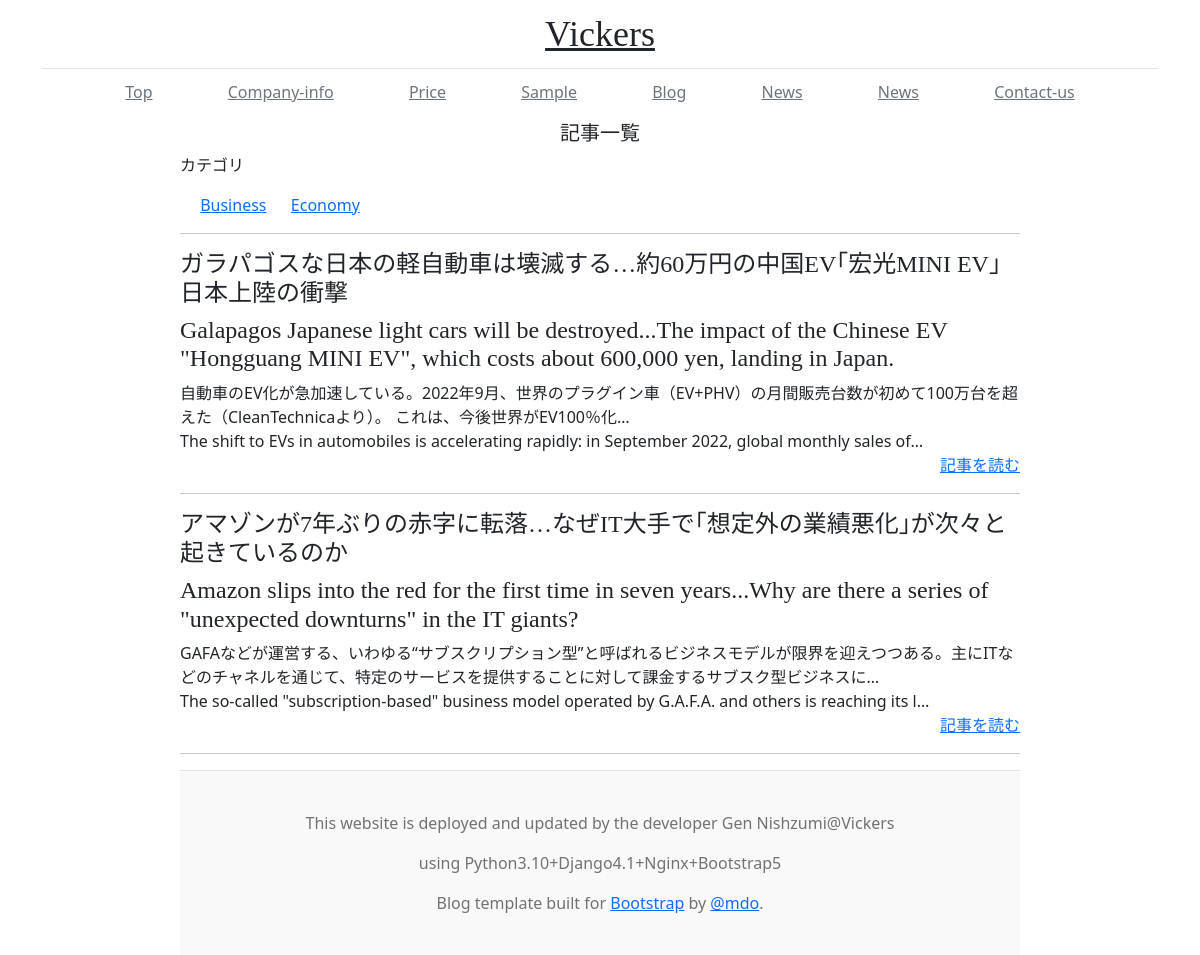
The app's page /detail/genre1/ with its own data.
### blogs/models.py (models this page shows, shortened)
class Category(models.Model):
    name = models.CharField('category', max_length=50)
    def __str__(self):
        return self.name

class Blog(models.Model):
    title_en = models.CharField('title_en', blank=False, null=False, max_length=150)
    title_ja = models.CharField('title_ja', blank=False, null=False, max_length=150)
    text_en = models.TextField('text_en', blank=True)
    text_ja = models.TextField('text_ja', blank=True)
    created_datetime = models.DateTimeField('create_day', auto_now_add=True)
    updated_datetime = models.DateTimeField('update_day', auto_now=True)
    category = models.ForeignKey(Category, verbose_name='category', on_delete=models.PROTECT)

### blogs/views.py (the view)
# urls.py: path('detail/genre<int:genre_id>/', views.genre_detail, name='genre_detail'),
def genre_detail(request, genre_id):
    genre_details_obj = Category.objects.get(id=genre_id)
    return render(request, 'blogs/genre_detail_all.html',
                  {'genre_details_obj': genre_details_obj})

### blogs/templatetags/app_tags.py (called while the page is built)
@register.inclusion_tag('blogs/includes/category_links.html')
def render_category_links():
    return {
        'category_list': Category.objects.all(),
    }

### blogs/templates/blogs/genre_detail_all.html
{% extends "blogs/base.html" %}
{% block content %}
{% load app_tags%}
  <h5 style="text-align: center;">記事一覧</h5>
  {% render_category_links %}
  <div style="width: 70%;margin: 0px auto;">
    <hr />
    {% for detail in genre_details_obj.blog_set.all %}
    <div>
      <h4>{{ detail.title_ja }}</h4>
      <h4>{{ detail.title_en }}</h4>
      <div>{{ detail.text_ja | truncatechars:100 }}</div>
      <div>{{ detail.text_en | truncatechars:100 }}</div>
      <div style="text-align: right;">
        <a href="{% url 'blogs:detail' blog_id=detail.id %}">記事を読む</a>
      </div>
    </div>
    <hr />
    {% endfor %}
{% endblock %}

### blogs/templates/blogs/includes/category_links.html
<div style="white-space:nowrap; width: 70%;margin: 0px auto;">
    <p>カテゴリ</p>
    {% for category in category_list %} &emsp;
        <a href="{% url 'blogs:genre_detail' genre_id=category.id %}">{{ category }}</a>
    {% endfor %}
</div>

### blogs/static/blog.css (style rules this page uses)
h1, h2, h3, h4, h5, h6 { font-family: "Playfair Display", Georgia, "Times New Roman", serif; }

### records on screen
Category: name "Business"
Category: name "Economy"
Blog: title_ja "ガラパゴスな日本の軽自動車は壊滅する…約60万円の中国EV｢宏光MINI EV｣日本上陸の衝撃", title_en "Galapagos Japanese light cars will be destroyed...The impact of the Chinese EV \"Hongguang MINI EV\", which costs about 600,000 yen, landing in Japan.", text_ja "自動車のEV化が急加速している。2022年9月、世界のプラグイン車（EV+PHV）の月間販売台数が初めて100万台を超えた（CleanTechnicaより）。 これは、今後世界がEV100％化…", text_en "The shift to EVs in automobiles is accelerating rapidly: in September 2022, global monthly sales of…"
Blog: title_ja "アマゾンが7年ぶりの赤字に転落…なぜIT大手で｢想定外の業績悪化｣が次々と起きているのか", title_en "Amazon slips into the red for the first time in seven years...Why are there a series of \"unexpected downturns\" in the IT giants?", text_ja "GAFAなどが運営する、いわゆる“サブスクリプション型”と呼ばれるビジネスモデルが限界を迎えつつある。主にITなどのチャネルを通じて、特定のサービスを提供することに対して課金するサブスク型ビジネスに…", text_en "The so-called \"subscription-based\" business model operated by G.A.F.A. and others is reaching its l…"
